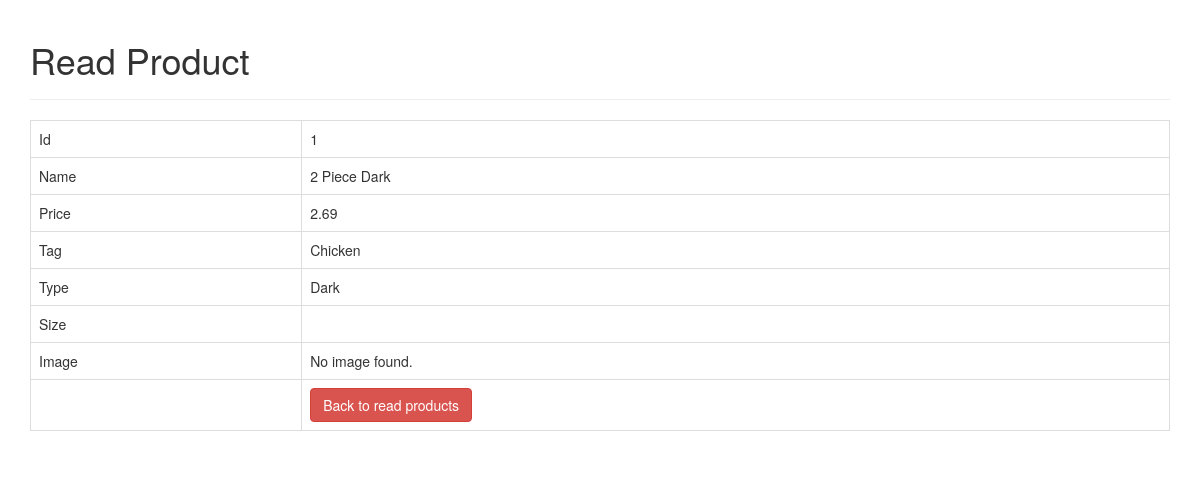
/read_one.php?id=1, run on the app's committed database.
### tables this page shows
CREATE TABLE `menu` (
  `id` int(255) NOT NULL,
  `foodName` text NOT NULL,
  `foodPrice` decimal(6,2) NOT NULL,
  `foodTag` text NOT NULL,
  `foodType` text NOT NULL,
  `foodSize` text NOT NULL,
  `foodImage` blob NOT NULL
);

### read_one.php (the view, shortened to what this page needs)
<!DOCTYPE HTML>
<html>
<head>
    <link rel="stylesheet" href="libs/bootstrap-3.3.7/css/bootstrap.min.css" />
</head>
<body>
<div class="container">
    <div class="page-header">
        <h1>Read Product</h1>
    </div>
    <?php
    $id=isset($_GET['id']) ? $_GET['id'] : die('ERROR: Record ID not found.');
    include 'Database/databaseconnection.php';
    try {
        $query = "SELECT id, foodName, foodPrice, foodTag, foodType, foodSize, foodImage FROM menu WHERE id = ?
          LIMIT 0,1";
        $stmt = $con->prepare( $query );
        $stmt->bindParam(1, $id);
        $stmt->execute();
        $row = $stmt->fetch(PDO::FETCH_ASSOC);
        $id = $row['id'];
        $foodName = $row['foodName'];
        $foodPrice = $row['foodPrice'];
        $foodTag = $row['foodTag'];
        $foodType = $row['foodType'];
        $foodSize = $row['foodSize'];
        $foodImage = htmlspecialchars($row['foodImage'], ENT_QUOTES);
    }
    catch(PDOException $exception){
        die('ERROR: ' . $exception->getMessage());
    }
    ?>
    <table class='table table-hover table-responsive table-bordered'>
        <tr>
            <td>Id</td>
            <td><?php echo htmlspecialchars($id, ENT_QUOTES);  ?></td>
        </tr>
        <tr>
            <td>Name</td>
            <td><?php echo htmlspecialchars($foodName, ENT_QUOTES);  ?></td>
        </tr>
        <tr>
            <td>Price</td>
            <td><?php echo htmlspecialchars($foodPrice, ENT_QUOTES);  ?></td>
        </tr>
        <tr>
            <td>Tag</td>
            <td><?php echo htmlspecialchars($foodTag, ENT_QUOTES);  ?></td>
        </tr>
        <tr>
        <tr>
            <td>Type</td>
            <td><?php echo htmlspecialchars($foodType, ENT_QUOTES);  ?></td>
        </tr>
        <tr>
            <td>Size</td>
            <td><?php echo htmlspecialchars($foodSize, ENT_QUOTES);  ?></td>
        </tr>
        <tr>
            <td>Image</td>
            <td>
                <?php echo $foodImage ? "<img src='uploads/{$foodImage}' style='width:300px;' />" : "No image found.";  ?>
            </td>
        </tr>
            <td></td>
            <td>
                <a href='read.php' class='btn btn-danger'>Back to read products</a>
            </td>
        </tr>
    </table>
</div>
</body>
</html>

### data on the page
menu: id "1", foodName "2 Piece Dark", foodPrice "2.69", foodTag "Chicken", foodType "Dark"
